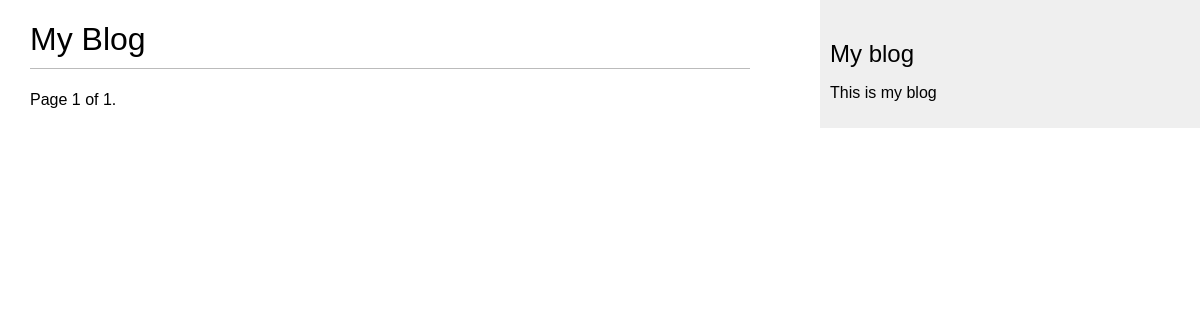
The page /blog/ on the database as committed earlier.
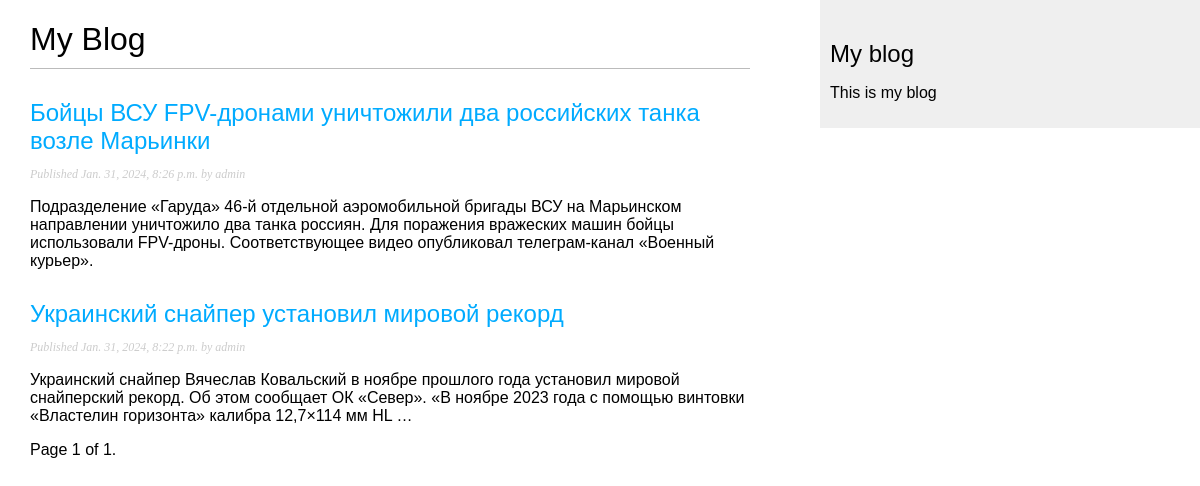
The same page on the database as committed later.
### blog/models.py (models this page shows, shortened)
class Post(models.Model):
    class Status(models.TextChoices):
        DRAFT = 'DF', 'Draft'
        PUBLISHED = 'PB', 'Pablished'
    title = models.CharField(max_length=250)
    slug = models.SlugField(max_length=250,
                            unique_for_date='publish')
    author = models.ForeignKey(User,
                               on_delete=models.CASCADE,
                               related_name='blog_posts')
    body = models.TextField()
    publish = models.DateTimeField(default=timezone.now)
    created = models.DateTimeField(auto_now_add=True)
    updated = models.DateTimeField(auto_now=True)
    status = models.CharField(max_length=2,
                              choices=Status.choices,
                              default=Status.DRAFT)
    objects = models.Manager()
    published = PublishedManager()
    class Meta:
        ordering = ['-publish']
        indexes = [
            models.Index(fields=['-publish']),
        ]
    def get_absolute_url(self):
        return reverse('blog:post_detail',
                       args=[self.publish.year,
                             self.publish.month,
                             self.publish.day,
                             self.slug])

### blog/views.py (the view)
# urls.py: path('', views.post_list, name='post_list'),
def post_list(request):
    post_list = Post.published.all()
    paginator = Paginator(post_list, 3)
    page_number = request.GET.get('page', 1)
    posts = paginator.page(page_number)
    return render(request,
                  'blog/post/list.html',
                  {'posts': posts})

### blog/models.py (called while the page is built)
    def get_queryset(self):
        return super().get_queryset()\
                      .filter(status=Post.Status.PUBLISHED)

### blog/templates/blog/post/list.html (shortened to what this page needs)
{% extends 'blog/base.html' %}
{% block content %}
<h1>My Blog</h1>
{% for post in posts %}
    <h2>
        <a href="{{ post.get_absolute_url }}">
            {{ post.title }}
        </a>
    </h2>
    <p class="date">
        Published {{ post.publish }} by {{ post.author }}
    </p>
    {{ post.body | truncatewords:30 | linebreaks }}
{% endfor %}
{% include 'pagination.html' with page=posts %}
{% endblock content %}

Rows that differ between the two databases and show on the page:
now on this page (row edited): Post: title "Бойцы ВСУ FPV-дронами уничтожили два российских танка возле Марьинки", publish "Jan. 31, 2024, 8:26 p.m.", author "admin", body "Подразделение «Гаруда» 46-й отдельной аэромобильной бригады ВСУ на Марьинском направлении уничтожило два танка россиян. Для поражения вражеских машин бойцы использовали FPV-дроны. Соответствующее видео опубликовал телеграм-канал «Военный курьер»."
now on this page (row edited): Post: title "Украинский снайпер установил мировой рекорд", publish "Jan. 31, 2024, 8:22 p.m.", author "admin", body "Украинский снайпер Вячеслав Ковальский в ноябре прошлого года установил мировой снайперский рекорд. Об этом сообщает ОК «Север». «В ноябре 2023 года с помощью винтовки «Властелин горизонта» калибра 12,7×114 мм HL …"
